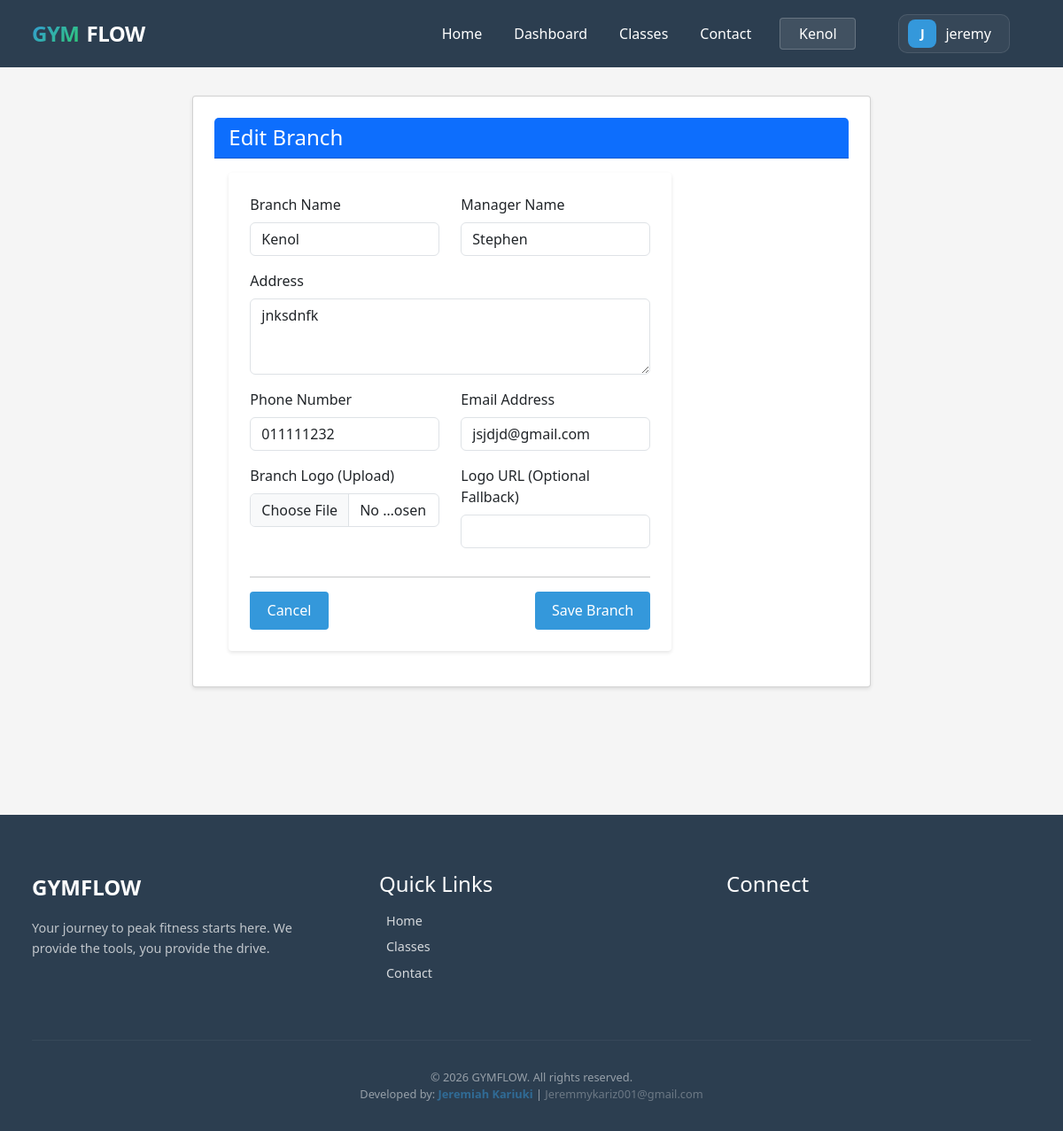
The page /manage/branches/edit/1/ (signed in) on the database its author committed.
### base/gym/models.py (models this page shows, shortened)
class Branch(models.Model):
    name = models.CharField(max_length=100)
    address = models.TextField()
    phone = models.CharField(max_length=20)
    email = models.EmailField()
    manager_name = models.CharField(max_length=100)
    logo = models.ImageField(upload_to='branch_logos/', blank=True, null=True)
    logo_url = models.URLField(blank=True, null=True)
    created_at = models.DateTimeField(auto_now_add=True)

### base/gym/views/branches.py (the view)
# urls.py: path("manage/branches/edit/<int:branch_id>/", views.branch_edit, name="branch_edit"),
@user_passes_test(is_admin)
def branch_edit(request, branch_id):
    branch = get_object_or_404(Branch, id=branch_id)
    if request.method == "POST":
        form = BranchForm(request.POST, request.FILES, instance=branch)
        if form.is_valid():
            form.save()
            return redirect("branch_list")
    else:
        form = BranchForm(instance=branch)
    return render(request, "gym/admin/branches/branch_form.html", {"form": form, "title": "Edit Branch"})

### base/gym/views/branches.py
class BranchForm(forms.ModelForm):
    class Meta:
        model = Branch
        fields = ['name', 'address', 'phone', 'email', 'manager_name', 'logo', 'logo_url']
        widgets = {
            'name': forms.TextInput(attrs={'class': 'form-control', 'placeholder': 'Branch Name'}),
            'address': forms.Textarea(attrs={'class': 'form-control', 'rows': 3}),
            'phone': forms.TextInput(attrs={'class': 'form-control'}),
            'email': forms.EmailInput(attrs={'class': 'form-control'}),
            'manager_name': forms.TextInput(attrs={'class': 'form-control'}),
            'logo': forms.ClearableFileInput(attrs={'class': 'form-control'}),
            'logo_url': forms.URLInput(attrs={'class': 'form-control'}),
        }

### base/gym/context_processors.py (called while the page is built)
def branch_context(request):
    active_branch_id = request.session.get('active_branch_id')
    active_branch = None
    if active_branch_id:
        try:
            active_branch = Branch.objects.get(id=active_branch_id)
        except Branch.DoesNotExist:
            pass
    return {
        'all_branches': Branch.objects.all(),
        'active_branch': active_branch,
    }

### base/gym/views/branches.py (called while the page is built)
def is_admin(user):
    return user.is_authenticated and user.is_staff

### base/templates/gym/admin/branches/branch_form.html (shortened to what this page needs)
{% extends 'gym/base.html' %}
{% block content %}
<div class="row justify-content-center">
    <div class="col-md-8">
        <div class="card">
            <div class="card-header bg-primary text-white">
                <h4 class="mb-0">{{ title }}</h4>
            </div>
            <div class="card-body">
                <form method="post" enctype="multipart/form-data">
                    <div class="row">
                        <div class="col-md-6 mb-3">
                            <label class="form-label">Branch Name</label>
                            {{ form.name }}
                        </div>
                        <div class="col-md-6 mb-3">
                            <label class="form-label">Manager Name</label>
                            {{ form.manager_name }}
                        </div>
                    </div>
                    <div class="mb-3">
                        <label class="form-label">Address</label>
                        {{ form.address }}
                    </div>
                    <div class="row">
                        <div class="col-md-6 mb-3">
                            <label class="form-label">Phone Number</label>
                            {{ form.phone }}
                        </div>
                        <div class="col-md-6 mb-3">
                            <label class="form-label">Email Address</label>
                            {{ form.email }}
                        </div>
                    </div>
                    <div class="row">
                        <div class="col-md-6 mb-3">
                            <label class="form-label">Branch Logo (Upload)</label>
                            {{ form.logo }}
                        </div>
                        <div class="col-md-6 mb-3">
                            <label class="form-label">Logo URL (Optional Fallback)</label>
                            {{ form.logo_url }}
                        </div>
                    </div>
                    <hr>
                    <div class="d-flex justify-content-between">
                        <a href="{% url 'branch_list' %}" class="btn btn-secondary">Cancel</a>
                        <button type="submit" class="btn btn-primary">Save Branch</button>
                    </div>
                </form>
            </div>
        </div>
    </div>
</div>
{% endblock %}

### base/templates/gym/base.html (shortened to what this page needs)
{% load static %}
<!DOCTYPE html>
<html lang="en">
<head>
    <link href="https://cdn.jsdelivr.net/npm/bootstrap@5.3.0/dist/css/bootstrap.min.css" rel="stylesheet">
    <link rel="stylesheet" href="{% static 'gym/css/main.css' %}?v=1.1">
</head>
<body class="{% block body_class %}{% endblock %}">
    <nav>
        <div class="container nav-container">
            <div class="brand">
                <span class="brand-gym">GYM</span>
                <span class="brand-flow">FLOW</span>
            </div>
            <div class="nav-links">
                <a href="{% url 'home' %}" class="{% if request.resolver_match.url_name == 'home' %}active{% endif %}">
                     Home
                </a>
                {% if user.is_authenticated %}
                <a href="{% url 'portal_dashboard' %}"
                    class="{% if request.resolver_match.url_name == 'portal_dashboard' %}active{% endif %}">
                     Dashboard
                </a>
                {% endif %}
                <a href="{% url 'class_schedule' %}"
                    class="{% if request.resolver_match.url_name == 'class_schedule' %}active{% endif %}">
                    Classes
                </a>
                <a href="{% url 'contact' %}"
                    class="{% if request.resolver_match.url_name == 'contact' %}active{% endif %}">
                     Contact
                </a>
                {% if user.is_authenticated %}
                {% if user.is_staff %}
                <div class="branch-selector">
                    <button class="branch-btn" onclick="this.nextElementSibling.classList.toggle('show')">
                        {% if active_branch %}{{ active_branch.name }}{% else %}{{
                        request.session.active_branch_name|default:"Overall" }}{% endif %}
                    </button>
                </div>
                {% endif %}
                {% with m_name=user.member_profile.full_name|default:user.username %}
                <div class="header-profile-dropdown">
                    <a href="javascript:void(0)" class="header-profile-link" id="profileTrigger">
                        <div class="avatar-nav">
                            {% if user.member_profile.profile_picture %}
                            <img src="{{ user.member_profile.profile_picture.url|default:user.member_profile.profile_picture }}"
                                alt="" class="avatar-img">
                            {% else %}
                            {{ m_name|slice:":1"|upper }}
                            {% endif %}
                        </div>
                        <span class="d-none d-lg-inline">{{ m_name }}</span>
                    </a>
                </div>
                {% endwith %}
                {% else %}
                <a href="{% url 'login' %}" class="btn btn-login">Login</a>
                {% endif %}
            </div>
        </div>
    </nav>
    <div class="container">
        {% block content %}{% endblock %}
    </div>
    <footer class="site-footer">
        <div class="container">
            <div class="footer-grid">
                <div>
                    <div class="footer-brand">GYMFLOW</div>
                    <p class="footer-tagline">Your journey to peak fitness starts
                        here. We provide the tools, you provide the drive.</p>
                </div>
                <div>
                    <h4 class="footer-heading">Quick Links</h4>
                    <ul class="footer-links">
                        <li>
                            <a href="{% url 'home' %}">
                                 Home
                            </a>
                        </li>
                        <li>
                            <a href="{% url 'class_schedule' %}">
                                 Classes
                            </a>
                        </li>
                        <li>
                            <a href="{% url 'contact' %}">
                                 Contact
                            </a>
                        </li>
                    </ul>
                </div>
                <div>
                    <h4 class="footer-heading">Connect</h4>
                </div>
            </div>
            <div class="footer-bottom">
                <div class="footer-copyright">
                    &copy; 2026 GYMFLOW. All rights reserved.
                </div>
                <div class="footer-developer">
                    Developed by: <span style="color: #3498db; font-weight: 600;">Jeremiah Kariuki</span> |
                    <a href="mailto:Jeremmykariz001@gmail.com"
                        style="color: rgba(255,255,255,0.6); text-decoration: none; transition: 0.3s;"
                        onmouseover="this.style.color='#3498db'" onmouseout="this.style.color='rgba(255,255,255,0.6)'">
                         Jeremmykariz001@gmail.com
                    </a>
                </div>
            </div>
        </div>
    </footer>
</body>
</html>

### static/gym/css/main.css (style rules this page uses)
* { margin: 0; padding: 0; box-sizing: border-box; }
body { font-family: 'Segoe UI', Tahoma, Geneva, Verdana, sans-serif; background-color: #f5f5f5; color: #333; }
nav { background-color: #2c3e50; color: white; padding: 1rem; margin-bottom: 2rem; }
nav a { color: white; text-decoration: none; margin-right: 1.5rem; font-weight: 500; }
.container { max-width: 1200px; margin: 0 auto; padding: 0 20px; }
.nav-container { display: flex; align-items: center; justify-content: space-between; }
.nav-links { display: flex; align-items: center; gap: 0.5rem; }
.btn { display: inline-block; padding: 0.6rem 1.2rem; background-color: #3498db; color: white; text-decoration: none; border: none; border-radius: 4px; cursor: pointer; font-size: 1rem; transition: background-color 0.3s; }
form { background: white; padding: 1.5rem; border-radius: 4px; box-shadow: 0 2px 4px rgba(0, 0, 0, 0.1); max-width: 500px; }
label { display: block; margin-bottom: 0.5rem; font-weight: 500; }
input, select, textarea { width: 100%; padding: 0.6rem; border: 1px solid #ddd; border-radius: 4px; font-size: 1rem; font-family: inherit; }
.card { background: white; padding: 1.5rem; border-radius: 4px; box-shadow: 0 2px 4px rgba(0, 0, 0, 0.1); margin-bottom: 1rem; }
.branch-selector { display: inline-block; margin-right: 1.5rem; position: relative; }
.branch-btn { background: rgba(255, 255, 255, 0.1); border: 1px solid rgba(255, 255, 255, 0.2); color: white; padding: 0.3rem 0.8rem; border-radius: 4px; display: flex; align-items: center; gap: 0.5rem; cursor: pointer; }
.brand { font-size: 1.5rem; font-weight: 800; letter-spacing: -0.5px; display: flex; align-items: center; gap: 0.5rem; }
.brand-gym { background: linear-gradient(135deg, #3498db, #2ecc71); background-clip: text; -webkit-background-clip: text; -webkit-text-fill-color: transparent; }
.brand-flow { color: #fff; }
.header-profile-dropdown { position: relative; margin-left: 1rem; }
.header-profile-link { display: flex; align-items: center; gap: 10px; padding: 5px 10px; border-radius: 10px; background: rgba(255, 255, 255, 0.05); border: 1px solid rgba(255, 255, 255, 0.1); transition: all 0.3s ease; }
.avatar-nav { width: 32px; height: 32px; background: #3498db; color: white; display: flex; align-items: center; justify-content: center; border-radius: 8px; font-weight: 700; font-size: 0.9rem; overflow: hidden; }
.site-footer { background: #2c3e50; color: white; padding: 4rem 1rem 2rem; margin-top: 8rem; }
.footer-grid { display: grid; grid-template-columns: repeat(auto-fit, minmax(200px, 1fr)); gap: 3rem; }
.footer-brand { font-size: 1.5rem; font-weight: 800; margin-bottom: 1rem; }
.footer-tagline { opacity: 0.7; font-size: 0.9rem; line-height: 1.6; }
.footer-heading { margin-bottom: 1rem; }
.footer-links { list-style: none; padding: 0; opacity: 0.8; font-size: 0.9rem; }
.footer-links li { margin-bottom: 0.5rem; }
.footer-links a { color: inherit; text-decoration: none; }
.footer-bottom { border-top: 1px solid rgba(255, 255, 255, 0.1); margin-top: 3rem; padding-top: 2rem; text-align: center; opacity: 0.5; font-size: 0.8rem; }

### rows shown on the page
Branch: name "Kenol", manager_name "Stephen", address "jnksdnfk", phone "011111232", email "jsjdjd@gmail.com"

### other values the page prints
{{ m_name|slice:":1"|upper }} "J"
{{ m_name }} "jeremy"
{{ title }} "Edit Branch"
